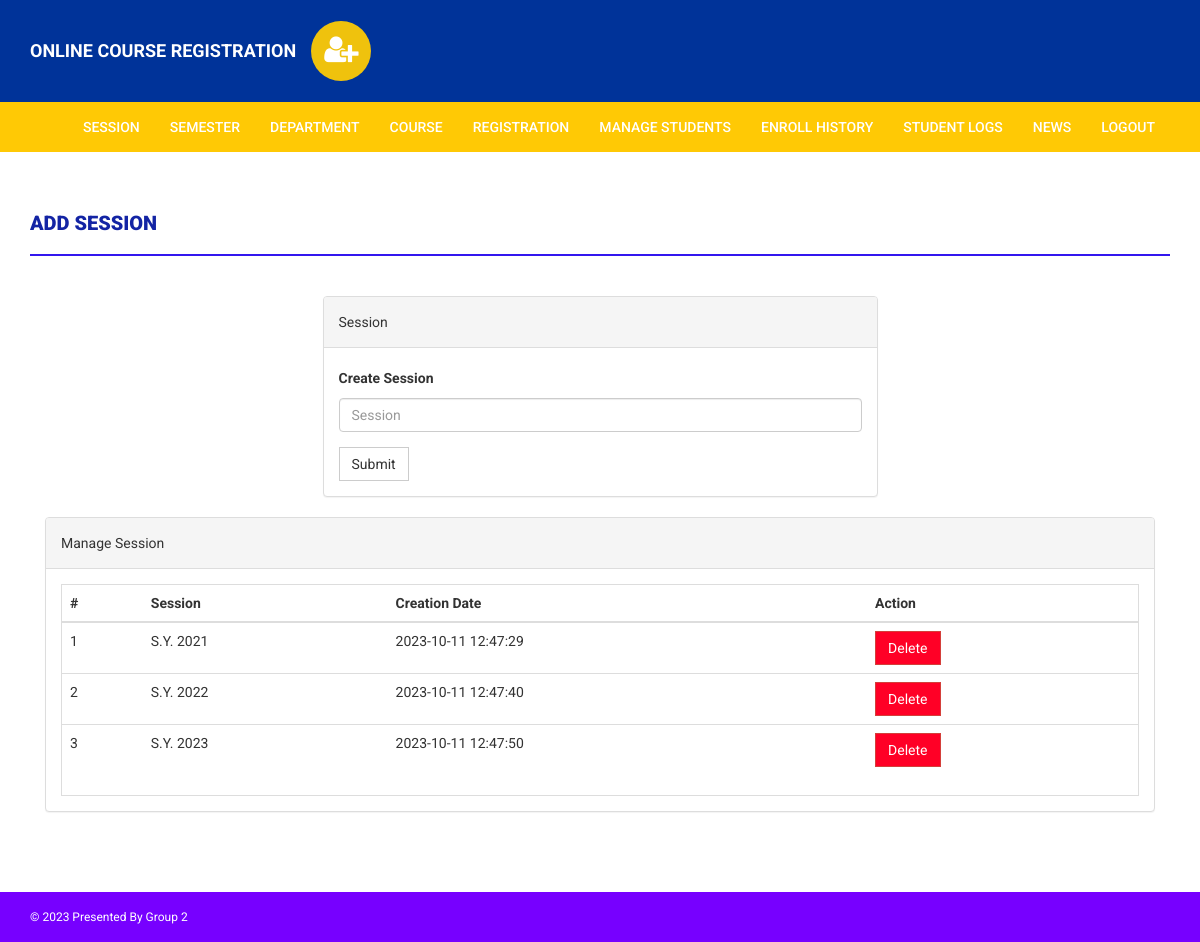
The app's page /onlinecourse/admin/session.php (signed in) with its own data.
### tables this page shows
CREATE TABLE `session` (
  `id` int(11) NOT NULL,
  `session` varchar(255) DEFAULT NULL,
  `creationDate` timestamp NULL DEFAULT current_timestamp()
);

### onlinecourse/admin/session.php (the view, shortened to what this page needs)
<?php
if(strlen($_SESSION['alogin'])==0)
    {
header('location:index.php');
}
else{
?>
<!DOCTYPE html>
<html xmlns="http://www.w3.org/1999/xhtml">
<head>
    <link href="../assets/css/bootstrap.css" rel="stylesheet" />
    <link href="../assets/css/font-awesome.css" rel="stylesheet" />
    <link href="../assets/css/style.css" rel="stylesheet" />
</head>
<body>
<?php include('includes/header.php');?>
<?php if($_SESSION['alogin']!="")
{
include('includes/menubar.php');
}
?>
    <div class="content-wrapper">
        <div class="container">
            <div class="row">
                    <div class="col-md-12">
                        <h1 class="page-head-line">Add session  </h1>
                    </div>
                </div>
                <div class="row" >
                <div class="col-md-3"></div>
                    <div class="col-md-6">
                        <div class="panel panel-default">
                        <div class="panel-heading">
                        Session
                        </div>
                        <div class="panel-body">
                    <form name="session" method="post">
<div class="form-group">
    <label for="session">Create Session </label>
    <input type="text" class="form-control" id="sesssion" name="sesssion" placeholder="Session" />
</div>
<button type="submit" name="submit" class="btn btn-default">Submit</button>
</form>
                            </div>
                            </div>
                    </div>
                </div>
                <div class="col-md-12">
                    <div class="panel panel-default">
                        <div class="panel-heading">
                            Manage Session
                        </div>
                        <div class="panel-body">
                            <div class="table-responsive table-bordered">
                                <table class="table">
                                    <thead>
                                        <tr>
                                            <th>#</th>
                                            <th>Session</th>
                                            <th>Creation Date</th>
                                            <th>Action</th>
                                        </tr>
                                    </thead>
                                    <tbody>
<?php
$sql=mysqli_query($con,"select * from session");
$cnt=1;
while($row=mysqli_fetch_array($sql))
{
?>
                                        <tr>
                                            <td><?php echo $cnt;?></td>
                                            <td><?php echo htmlentities($row['session']);?></td>
                                            <td><?php echo htmlentities($row['creationDate']);?></td>
                                            <td>
<a href="session.php?id=<?php echo $row['id']?>&del=delete" onClick="return confirm('Are you sure you want to delete?')">
                                            <button class="btn btn-danger">Delete</button>
</a>
                                            </td>
                                        </tr>
<?php
$cnt++;
} ?>
                                    </tbody>
                                </table>
                            </div>
                        </div>
                    </div>
                </div>
            </div>
        </div>
<?php include('includes/footer.php');?>
</body>
</html>
<?php } ?>

### onlinecourse/assets/css/style.css (style rules this page uses)
body { font-family: "Roboto", sans-serif; line-height: 30px; }
.content-wrapper { margin-top: 40px; min-height: 600px; padding-bottom: 60px; }
.page-head-line { font-weight: 900; padding-bottom: 20px; border-bottom: 2px solid #3216ee; text-transform: uppercase; color: #1324a4; font-size: 20px; margin-bottom: 40px; }
.btn { border-radius: 0px; -webkit-border-radius: 0px; -moz-border-radius: 0px; }
.btn-danger { background-color: #ff0026 !important; border-style: solid; }

### records on screen
session: session "S.Y. 2021", creationDate "2023-10-11 12:47:29"
session: session "S.Y. 2022", creationDate "2023-10-11 12:47:40"
session: session "S.Y. 2023", creationDate "2023-10-11 12:47:50"
